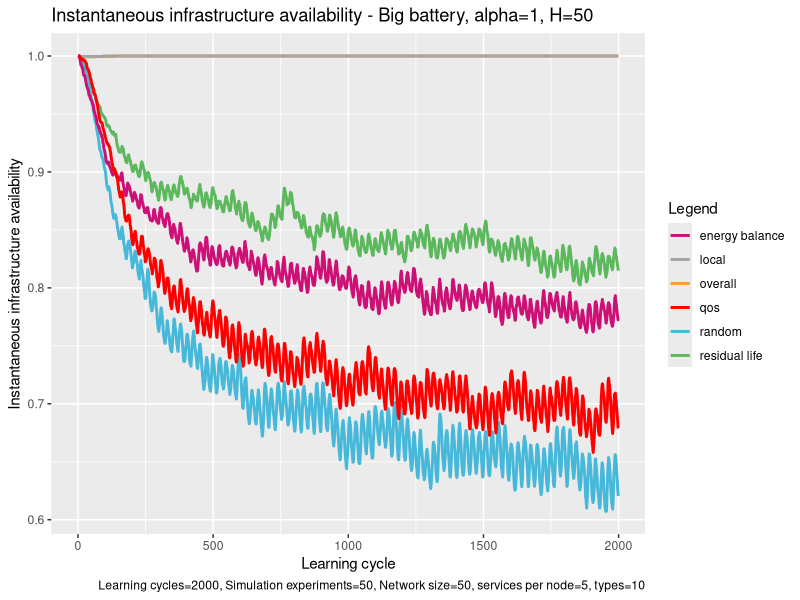

Source code (R):
# execute all lines: ctrl + shift + enter

library(ggplot2)

# set working directory here
setwd(dirname(rstudioapi::getSourceEditorContext()$path))

overall <- read.table("exp_assembly_overall_energy_template.txt", 
                      header = F,
                      sep = " ",
                      col.names= c("overallx", "overally")
)

random <- read.table("exp_assembly_random.txt", 
                     header = F,
                     sep = " ",
                     col.names= c("randomx", "randomy")
)

res <- read.table("exp_assembly_residual_life_template.txt", 
                  header = F,
                  sep = " ",
                  col.names= c("resx","resy")
)

local <- read.table("exp_assembly_local_energy_template.txt", 
                    header = F,
                    sep = " ",
                    col.names= c("locx","locy")
)

learning <- read.table("exp_assembly_fair_energyBP.txt", 
                          header = F,
                          sep = " ",
                          col.names= c("enx","eny")
)

qos <- read.table("exp_assembly_QoS.txt", 
                       header = F,
                       sep = " ",
                       col.names= c("qosx","qosy")
)


overall_x <- overall$overallx
overall_y <- overall$overally

random_y <- random$randomy
res_y <- res$resy
local_y <- local$locy
energyAware_y <- learning$eny
qos_y <- qos$qosy

head(overall)

colors <- c("overall" = "#EEA236", "residual life" = "#5CB85C", "random" = "#46B8DA", "local"="gray64", "energy balance"="deeppink3", "qos"="#FF0000")

ggplot(data=local, aes(x=overall_x, col = group)) + 
  
  geom_line(aes(y = overall_y, color = "overall"), size = 1) +
  geom_line(aes(y = res_y, color = "residual life"), size = 1) +
  geom_line(aes(y = random_y, color = "random"), size = 1) +
  geom_line(aes(y = local_y, color = "local"), size = 1) +
  geom_line(aes(y = energyAware_y, color = "energy balance"), size = 1) +
  geom_line(aes(y = qos_y, color = "qos"), size = 1) +
  
  labs(x = "Learning cycle",
       y = "Instantaneous infrastructure availability",
       color = "Legend",
       title = "Instantaneous infrastructure availability - Big battery, alpha=1, H=50", 
       caption = "Learning cycles=2000, Simulation experiments=50, Network size=50, services per node=5, types=10") +
  
  scale_color_manual(values = colors)
